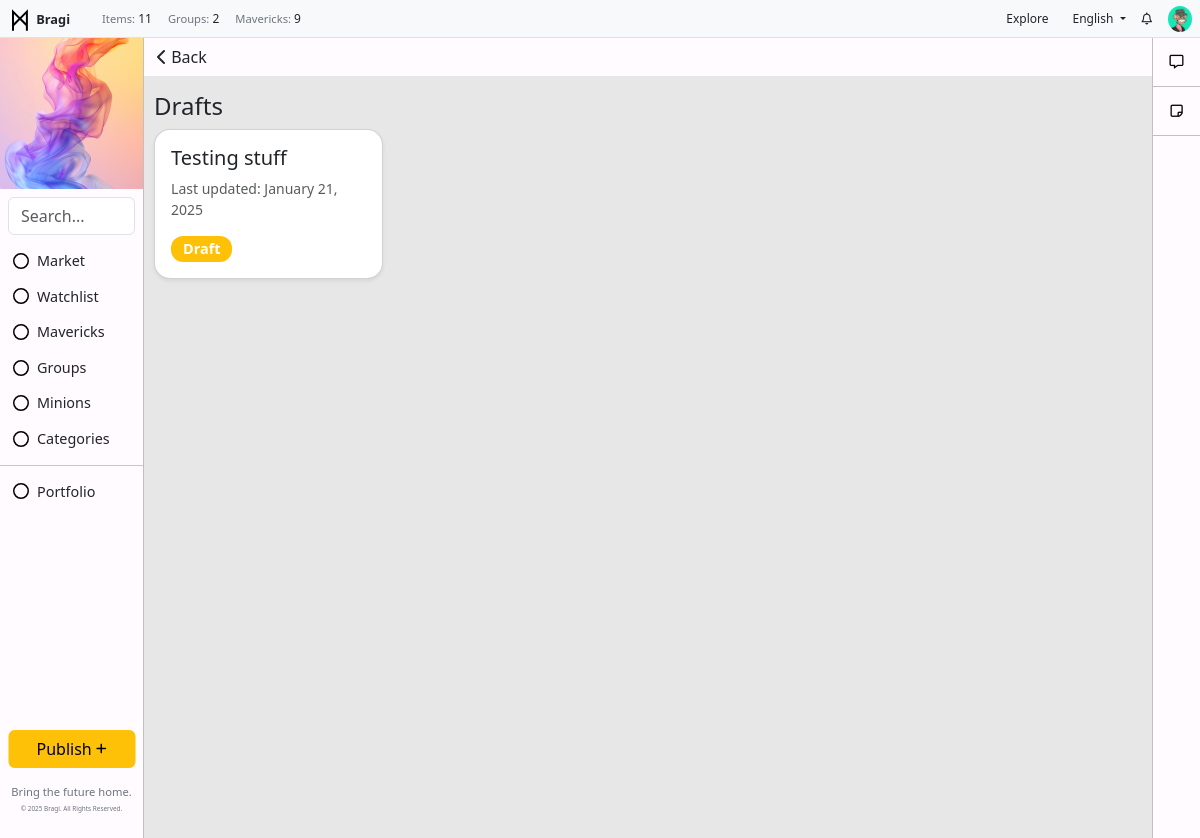
The app's page /posts/drafts/ (signed in), older data.
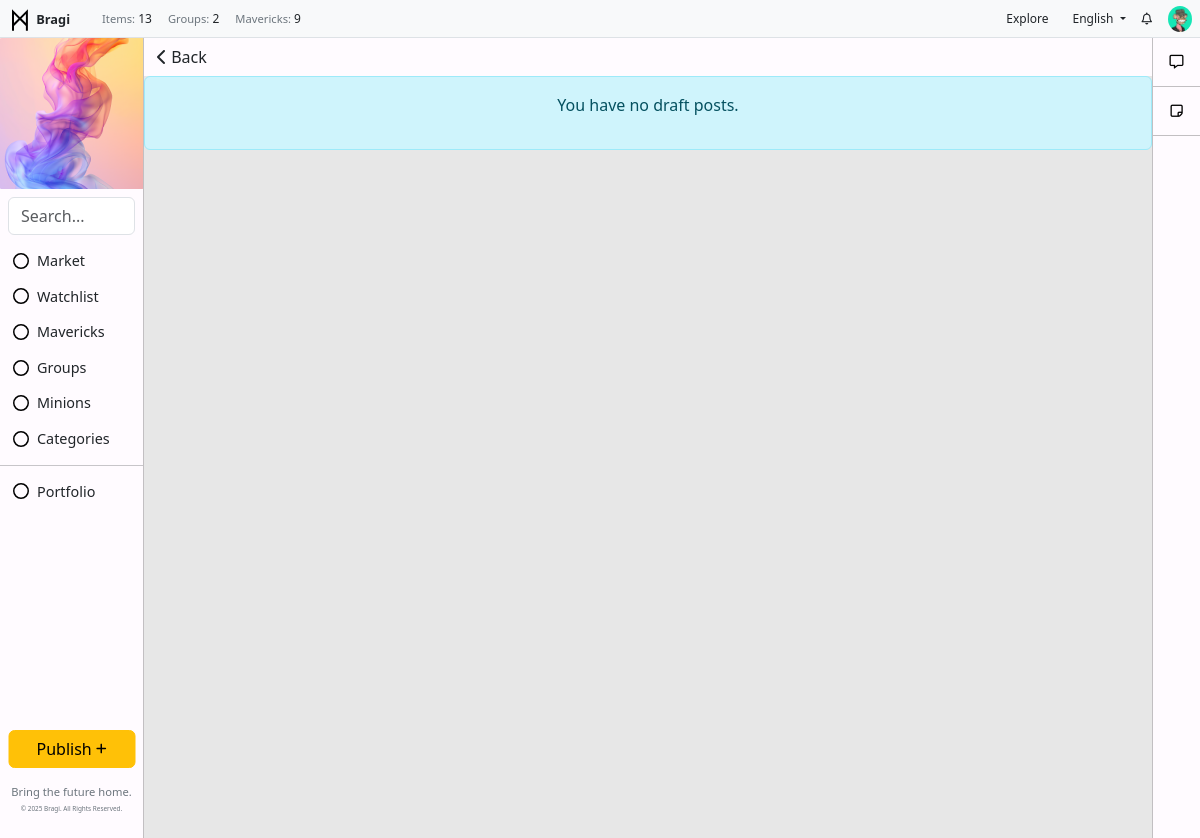
The same page, newer data.
### toolbar/models.py (models this page shows, shortened)
class ToolbarItem(models.Model):
    icon = models.FileField(upload_to='toolbar_images/', blank=True, null=True)  # Image upload field
    name = models.CharField(max_length=100)
    url = models.CharField(max_length=200, blank=True, null=True)
    order = models.IntegerField(default=0)
    visible = models.BooleanField(default=True)
    class Meta:
        ordering = ['order']

class UsersItem(models.Model):
    name = models.CharField(max_length=255)
    icon = models.FileField(upload_to='toolbar_images/', blank=True, null=True)  # Image upload field
    description = models.TextField(blank=True, null=True)
    visible = models.BooleanField(default=True)

### posts/models.py (models this page shows, shortened)
class Post(models.Model):
    DRAFT = 'draft'
    PUBLISHED = 'published'
    POST_STATUS_CHOICES = [
        (DRAFT, 'Draft'),
        (PUBLISHED, 'Published'),
    ]
    title = models.CharField(max_length=255)
    content = models.TextField()
    created_at = models.DateTimeField(auto_now_add=True)
    updated_at = models.DateTimeField(auto_now=True)
    author = models.ForeignKey(User, on_delete=models.CASCADE, related_name='posts', default=1)
    maverick = models.ForeignKey(Maverick, on_delete=models.SET_NULL, null=True, blank=True, related_name='posts')  # Optional Maverick field
    category = models.ForeignKey(Category, on_delete=models.SET_NULL, null=True, blank=True)
    tags = models.ManyToManyField(Tag, blank=True)
    image = models.ImageField(upload_to='posts/images/', null=True, blank=True)
    file = models.FileField(upload_to='posts/files/', null=True, blank=True)
    views = models.IntegerField(default=0)
    status = models.CharField(
        max_length=10,
        choices=POST_STATUS_CHOICES,
        default=DRAFT,  # Default to draft status
    )

### posts/views.py (the view)
# urls.py: path('posts/drafts/', views.draft_posts, name='draft_posts'),
@login_required
def draft_posts(request):
    drafts = Post.objects.filter(author=request.user, status='draft')  # Filter drafts for the logged-in user
    return render(request, 'posts/draft_list.html', {'drafts': drafts})

### backend/context_processors.py (called while the page is built)
def published_posts_count(request):
    count = Post.objects.filter(status='published').count()
    return {'published_posts_count': count}

def toolbar_items(request):
    return {
        'toolbar_items': ToolbarItem.objects.filter(visible=True),
        'toolbar_ad': ToolbarAd.objects.filter(visible=True).first(),
        'toolbar_user_items': UsersItem.objects.filter(visible=True),  # Plural name for consistency
    }

def group_count(request):
    return {'group_count': Group.objects.count()}

def combined_count(request):
    mavericks_count = Maverick.objects.count()
    users_count = User.objects.count()
    combined_count = mavericks_count + users_count
    return {
        'combined_count': combined_count
    }

### posts/templates/posts/draft_list.html
{% extends 'base.html' %}
{% block content %}
<div class="text-left" style="position: sticky; top: 0; margin: 0; padding: 0; background-color: #FFFBFF;">
    <button onclick="window.history.back();" class="btn">
        <i class="fa-solid fa-chevron-left"></i> Back
    </button>
</div>
    {% if drafts %}
        <div class="row" style="padding: 16px 1%;">
            <h4>Drafts</h4>
            {% for post in drafts %}
                <div class="col-lg-3 col-md-4 col-sm-6 mb-4">
                    <div class="card shadow-sm" style="border-radius: 1rem; overflow: hidden; position: relative;">
                        <div class="card-body">
                            <a href="{% url 'post_edit' post.pk %}" class="text-dark text-decoration-none">
                                <h5 class="card-title">{{ post.title }}</h5>
                            </a>
                            <p class="text-muted small">Last updated: {{ post.updated_at|date:"F j, Y" }}</p>
                            <span class="badge bg-warning">Draft</span>
                        </div>
                    </div>
                </div>
            {% endfor %}
        </div>
    {% else %}
        <div class="alert alert-info text-center">
            <p>You have no draft posts.</p>
        </div>
    {% endif %}
{% endblock %}

### templates/base.html (shortened to what the changed rows need)
{% load static %}
<!DOCTYPE html>
<html lang="en">
<head>
    <link href="https://cdn.jsdelivr.net/npm/bootstrap@5.3.0-alpha1/dist/css/bootstrap.min.css" rel="stylesheet">
    <link rel="stylesheet" href="https://cdnjs.cloudflare.com/ajax/libs/font-awesome/6.0.0-beta3/css/all.min.css">
    <link rel="stylesheet" href="{% static 'css/styles.css' %}">
</head>
<body>
    {% if user.is_authenticated %}
    <div class="container-fluid">
        <div class="row fixed-top px-2 py-0 bg-light border-bottom" style="height: 38px; z-index: 1000;">
            <div class="col-auto d-flex align-items-center">
                <a href="/" class="text-decoration-none">
                    <img src="{% static 'img/logo.svg' %}" alt="Icon" style="width: 24px; height: 24px; color: #000000;">
                    <span class="fw-semibold text-dark m-0" style="font-size: .8rem;">Bragi</span>
                </a>
            </div>
            <div class="col d-flex align-items-center">
                <ul class="navbar-nav d-flex flex-row m-0" style="font-size: 0.75rem;">
                    <li class="nav-item mx-2">
                        <p class="m-0"> <span class="text-secondary" style="font-size: .7rem;">Items:</span> {{ published_posts_count }}</p>
                    </li>
                    <li class="nav-item mx-2">
                        <p class="m-0"> <span class="text-secondary" style="font-size: .7rem;">Groups:</span> {{ group_count }}</p>
                    </li>
                    <li class="nav-item mx-2">
                        <p class="m-0"> <span class="text-secondary" style="font-size: .7rem;">Mavericks:</span> {{ combined_count }}</p>
                    </li>
                </ul>
            </div>
            <div class="col d-flex justify-content-end align-items-center" style="height: 38px;">
                <ul class="navbar-nav d-flex flex-row m-0 align-items-center">
                    <li class="nav-item mx-2">
                        <a href="/" class="nav-link btn btn-warning py-1 px-2" style="font-size: 0.75rem;">Explore</a>
                    </li>
                    <li class="nav-item dropdown mx-2">
                        <a class="nav-link dropdown-toggle" id="dropdownMenuLink" role="button" data-bs-toggle="dropdown" aria-expanded="false" style="font-size: 0.75rem;">
                            English
                        </a>
                    </li>
                    <li class="nav-item mx-2">
                        <a href="{% url 'notifications_list' %}" class="nav-link text-decoration-none" style="color: inherit; text-decoration: none; font-size: 0.75rem;">
                            <i class="fa-regular fa-bell"></i>
                        </a>
                    </li>
                    <li class="nav-item dropdown" style="margin-left: 8px;">
                        <a href="#" class="nav-link" id="dropdownUser2" role="button" data-bs-toggle="dropdown" aria-expanded="false" style="padding: 3px 0;">
                            {% if request.user.is_authenticated and request.user.userprofile.profile_picture %}
                                <img src="{{ request.user.userprofile.profile_picture.url }}" alt="Profile Picture" class="rounded-circle" style="width: 24px; height: auto; object-fit: cover;">
                            {% else %}
                                <i class="fas fa-user-circle" style="width: 24px; height: 24px; object-fit: cover;"></i>
                            {% endif %}
                        </a>
                    </li>
                </ul>
            </div>
        </div>
            <div class="row" style="margin-top: 38px; position: relative; display: flex; height: 100vh;">
                <div class="col-auto" style="position: fixed; top: 38px; left: 0; bottom: 0; width: 144px; background-color: #FFFBFF; border-right: 1px solid #C2BFC2; margin: 0; padding: 0;">
                    {% if toolbar_ad %}
                    <div  style="display: flex; justify-content: center; align-items: center; overflow: hidden;">
                        {% if toolbar_ad.image %}
                            <a href="{{ toolbar_ad.url }}" target="_blank">
                                <img src="{{ toolbar_ad.image.url }}" alt="{{ toolbar_ad.alt_text }}">
                            </a>
                        {% else %}
                            <p>No toolbar image available.</p>
                        {% endif %}
                    </div>
                    {% else %}
                        <p>No toolbar ad found.</p>
                    {% endif %}
                    <form class="search-form m-2" method="get" action="{% url 'post_list' %}">
                        <input class="form-control" type="search" name="q" placeholder="Search..." aria-label="Search" value="{{ query|default:'' }}">
                    </form>
                    <ul class="list-unstyled">
                        <li class="nav-item">
                            <ul class="list-unstyled">
                                {% for item in toolbar_items %}
                                    {% if item.visible %}
                                        <li class="nav-item">
                                            <a href="{{ item.url }}" class="btn btn-toggle align-items-center" style="display: flex; align-items: center;">
                                                {% if item.icon %}
                                                <img src="{{ item.icon.url }}" alt="{{ item.name }} icon" class="icon-class" style="width: 16px; height: 16px; margin-right: 8px;">
                                                {% endif %}
                                                <span class="" style="font-size: .9rem;">{{ item.name }}</span>
                                            </a>
                                        </li>
                                    {% endif %}
                                {% endfor %}
                            </ul>
                        </li>
                        <li><hr class="my-2"></li>
                        <li class="nav-item">
                            <ul class="list-unstyled">
                                {% for toolbar_user_item in toolbar_user_items %}
                                    <li class="nav-item" style="text-decoration: none;">
                                        <a class="btn btn-toggle align-items-center" style="text-decoration: none; display: flex; align-items: center;" type="button" data-bs-toggle="collapse" data-bs-target="#collapse-{{ toolbar_user_item.id }}" aria-expanded="false" aria-controls="collapse-{{ toolbar_user_item.id }}">
                                            {% if toolbar_user_item.icon %}
                                                <img src="{{ toolbar_user_item.icon.url }}" alt="{{ toolbar_user_item.name }} icon" class="icon-class" style="width: 16px; height: 16px; margin-right: 8px;">
                                            {% endif %}
                                            <span class="" style="font-size: .9rem;">{{ toolbar_user_item.name }}</span>
                                        </a>
                                    </li>
                                {% endfor %}
                            </ul>
                        </li>
                    </ul>
                    <ul class="navbar-nav position-absolute bottom-0 start-50 translate-middle-x w-100 p-2">
                        <li class="nav-item mb-3">
                            <a href="{% url 'post_create' %}" class="btn btn-warning w-100">Publish <i class="fas fa-plus fa-xs"></i></a>
                        </li>
                        <li class="nav-item">
                            <p class="mb-0 text-center" style="font-size: 0.7rem; line-height: 1.5; color: #6c757d;">
                                Bring the future home.
                            </p>
                            <p class="text-center mt-1" style="color: #6c757d; font-size: 0.4rem;">
                                &copy; {% now "Y" %} Bragi. All Rights Reserved.
                            </p>
                        </li>
                    </ul>
                </div>
                <div class="col" style="padding: 0; margin-left: 144px; margin-right: 48px; background:rgb(231, 231, 231)">
                        {% block content %}{% endblock %}
                </div>
                <div class="col-auto" style="position: fixed; top: 38px; right: 0; bottom: 0; width: 48px; background-color: #FFFBFF; border-left: 1px solid #C2BFC2; margin: 0; padding: 0;">
                    <ul class="nav nav-flush flex-column text-center">
                        <li class="nav-item" style="border-bottom: 1px solid #C2BFC2; margin: 0; padding: 12px; ">
                            <a href="{% url 'communication_center' %}" style="color: #000000; margin: 0; padding: 0;" aria-current="page" title="Communication Center" data-bs-toggle="tooltip" data-bs-placement="right">
                                <i class="fa-regular fa-message fa-sm"></i>
                            </a>
                        </li>
                        <li class="nav-item" style="border-bottom: 1px solid #C2BFC2; margin: 0; padding: 12px; ">
                            <a href="{% url 'draft_posts' %}" style="color: #000000; margin: 0; padding: 0;" aria-current="page" title="Drafts" data-bs-toggle="tooltip" data-bs-placement="right">
                                <i class="fa-regular fa-note-sticky fa-sm"></i>
                            </a>
                        </li>
                    </ul>
                </div>
            </div>
    </div>
    {% endif %}
</body>
</html>

Row changes from the older to the newer data that the page shows:
no longer on this page (row edited): Post: title "Testing stuff", updated_at "January 21, 2025"
Text that changed along with them:
{{ published_posts_count }}: "11" → "13"
text no longer shown: "Drafts"
text now shown: "You have no draft posts."
